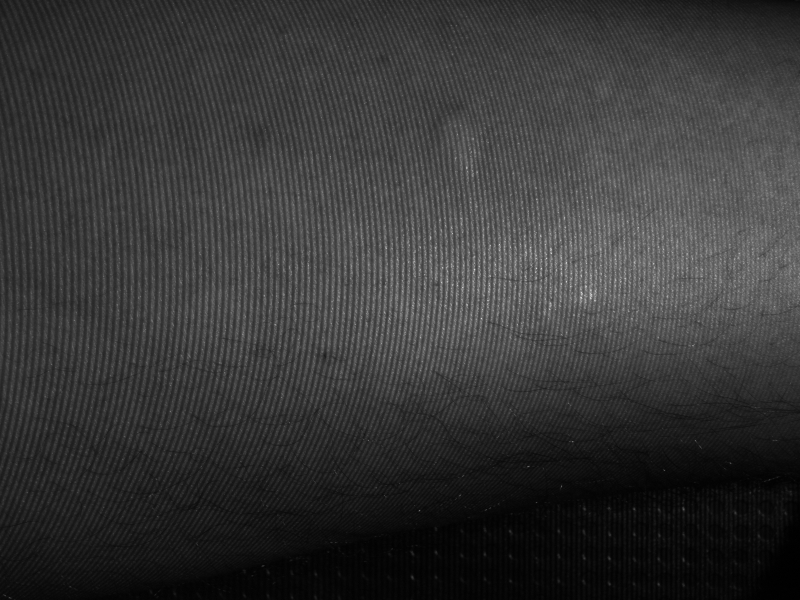
%> input picture Data/Image.bmp, 1600 x 1200 px (shown at 1/2 size)
$ octave main.m   (GNU Octave 9; MATLAB toolbox functions it lacks are replaced by stand-ins)
%> lines starting %> are read from the running program, lines starting %| are printed output that depends on the picture; in (x1, y1, x2, y2) boxes, pixels count from 0 and x2, y2 are one past the last pixel; in counts of white or black regions, pixels touching at a corner belong together; the program's own positions count from 1
### get_principal_component.m
function [cx,cy,bounding_box,area,orientation,F] = get_principal_component(I,T,D)

% % This code is part of research work done by Jesus Pineda Castro, Jackson Meza and
% Juan Dominguez. Universidad Tecnol骻ica de Bol韛ar , Cartagena, Colombia.
%--------------------------------------------------------------------------------------
% parameter description:
% --------------------------
% I ----------- input fringe image
% T ----------- segmentation threshold
% D ----------- display results? ('true'/'false')
% return : x - y coordinates
%=====================================================================================

% preprocessing

Gx=hanning(size(I,2));
Gy=hanning(size(I,1));
AA=Gy*Gx';
AA=(AA-min(AA(:)))/(max(AA(:))-min(AA(:)));

F = fft2(double(I));
Fim = fft2(double(I).*AA);
Ih = fftshift(abs(Fim));
Ih(:,end/2-5:end/2+5)=0;
In = round(1024*imnormalize(Ih));

if (D)
    figure(700), imagesc(In), colormap gray, hold on
end
[h,w] = size(In);
offset_w = round(w*0.04);
offset_h = round(h*0.04);

%  Seeds - regiongrow segmentation

seed_tl = [offset_h offset_w];
seed_tr = [offset_h w-offset_w];
seed_bl = [h-offset_h offset_w];
seed_br = [h-offset_h w-offset_w];
if(pi)
    plot(offset_w,offset_h,'sr')
    plot(w-offset_w,offset_h,'sr')
    plot(offset_w,h-offset_h,'sr')
    plot(w-offset_w,h-offset_h,'sr')
end

S = zeros(h,w);
S(seed_tl(1),seed_tl(2)) = 1;
S(seed_tr(1),seed_tr(2)) = 1;
S(seed_bl(1),seed_bl(2)) = 1;
S(seed_br(1),seed_br(2)) = 1;

mask = ~regiongrow(In,S,T);
if (D)
    figure(799), imagesc(mask),colormap gray
    figure(800), imagesc(In), hold on
end

I2 = In.*mask;
marco=regionprops(mask,I2,'BoundingBox','Area','Orientation');
talla=size(marco,1);
Areas = zeros([talla 1]); Rec=zeros([talla 4]); centroides=zeros([talla,2]);
orientation = zeros([talla 1]);
for i=1:talla
    Areas(i) = marco(i).Area;
    orientation(i) = marco(i).Orientation;
    Rec(i,:) = marco(i).BoundingBox; b = round(Rec(i,:));
    subregion = I2(b(2):b(2)+b(4),b(1):b(1)+b(3));
    [~,idx] = max(subregion(:));
    [rows_r,cols_r] = ind2sub([size(subregion,1),size(subregion,2)],idx);
    centroides(i,:) = [cols_r + b(1)-1,rows_r + b(2)-1];
    if(D)
        rectangle('Position',Rec(i,:),'EdgeColor','r')
        plot(centroides(i,1),centroides(i,2),'+b')
    end
end

Areas_analis = Areas;
for i=1:4
    [~,p] = max(Areas_analis(:));
    pos(i) = p;
    Areas_analis(p)=0;
end

[~,p]=max(centroides(pos,1));

% outputs
cx = round(centroides(pos(p),1));
cy = round(centroides(pos(p),2));
bounding_box = Rec(pos(p),:);
area = Areas(pos(p));
orientation = orientation(pos(p));

end

### imnormalize.m
function [In] = imnormalize(I)

if ~isa(I,'double')
    In = double(I);
    In = In./max(In(:));
elseif any(I(:)<0)
    I = I + abs(min(I(:)));
    In = I./max(I(:));
else
    In = I./max(I(:));
end

### regiongrow.m
function [g, NR, SI, TI] = regiongrow(f, S, T)
%REGIONGROW Perform segmentation by region growing.
%   [G, NR, SI, TI] = REGIONGROW(F, SR, T).  S can be an array (the
%   same size as F) with a 1 at the coordinates of every seed point
%   and 0s elsewhere.  S can also be a single seed value. Similarly,
%   T can be an array (the same size as F) containing a threshold
%   value for each pixel in F. T can also be a scalar, in which
%   case it becomes a global threshold.
%
%   On the output, G is the result of region growing, with each
%   region labeled by a different integer, NR is the number of
%   regions, SI is the final seed image used by the algorithm, and TI
%   is the image consisting of the pixels in F that satisfied the
%   threshold test.

%   Copyright 2002-2004 R. C. Gonzalez, R. E. Woods, & S. L. Eddins
%   Digital Image Processing Using MATLAB, Prentice-Hall, 2004
%   $Revision: 1.4 $  $Date: 2003/10/26 22:35:37 $

f = double(f);
% If S is a scalar, obtain the seed image.
if numel(S) == 1
   SI = f == S;
   S1 = S;
else
   % S is an array. Eliminate duplicate, connected seed locations
   % to reduce the number of loop executions in the following
   % sections of code.
   SI = bwmorph(S, 'shrink', Inf);
   J = find(SI);
   S1 = f(J); % Array of seed values.
end

TI = false(size(f));
for K = 1:length(S1)
   seedvalue = S1(K);
   S = abs(f - seedvalue) <= T;
   TI = TI | S;
end

% Use function imreconstruct with SI as the marker image to
% obtain the regions corresponding to each seed in S. Function
% bwlabel assigns a different integer to each connected region.
[g, NR] = bwlabel(imreconstruct(SI, TI));

### main.m
%% Read Image
I = double(imread('Data/Image.bmp'));
%> I: size 1200x1600 double; min 0, max 255, mean 54; mean of the top-left, top-right, bottom-left and bottom-right quarters 60.6, 79.7, 40.3, 35.3

%% Automatic segmentation
[cx,cy,bounding_box,area,orientation,fftspectrum] = get_principal_component(I,80,'true');
%> in get_principal_component, `Ih(:,end/2-5:end/2+5)=0;`:
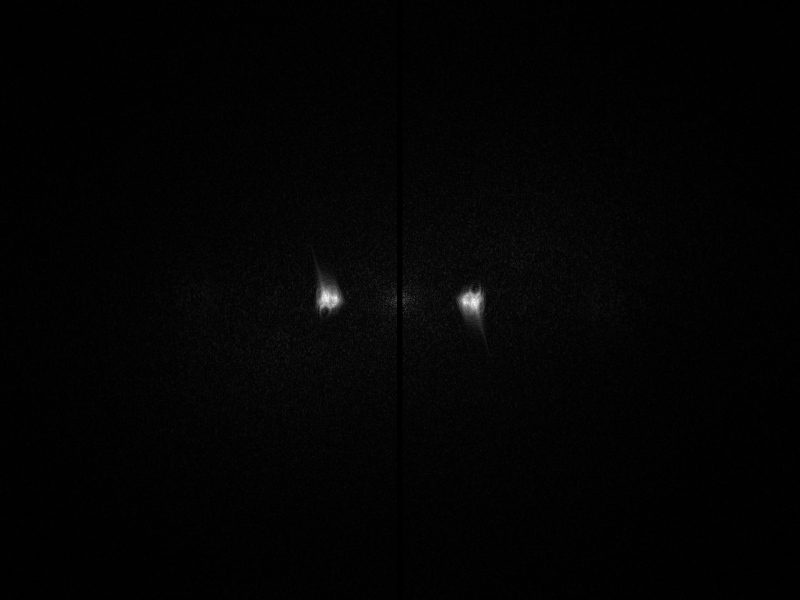
%> Ih: size 1200x1600 double (shown at 1/2 size); min 0, max 263490.3, mean 4020.3; drawn with min black and max white
%> in get_principal_component, `S(seed_tl(1),seed_tl(2)) = 1;`:
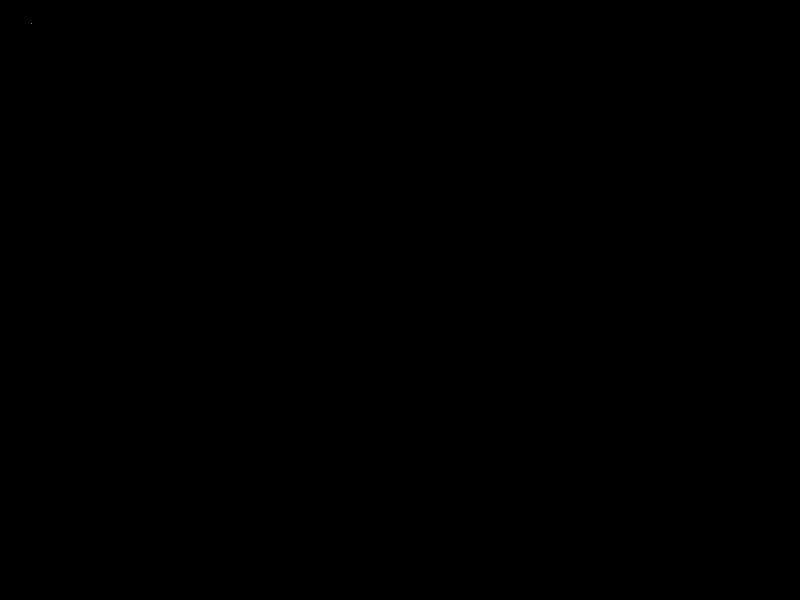
%> S: size 1200x1600 double (shown at 1/2 size); values 0 (black) and 1 (white), 0% white in thin lines or dots, all inside (x1, y1, x2, y2) = (63, 47, 64, 48)
%> in get_principal_component, `S(seed_tr(1),seed_tr(2)) = 1;`: S: size 1200x1600 double; values 0 (black) and 1 (white), 0% white in thin lines or dots, all inside (x1, y1, x2, y2) = (63, 47, 1536, 48)
%> in get_principal_component, `S(seed_bl(1),seed_bl(2)) = 1;`: S: size 1200x1600 double; values 0 (black) and 1 (white), 0% white in thin lines or dots, all inside (x1, y1, x2, y2) = (63, 47, 1536, 1152)
%> in regiongrow, `S1 = f(J);`: S1 = [5; 8; 2; 10]
%> the loop in regiongrow, `for K = 1:length(S1)` made 4 passes
%> seedvalue on passes 1 to 4: 5, 8, 2, 10
%> pass 1, in regiongrow, `S = abs(f - seedvalue) <= T;`:
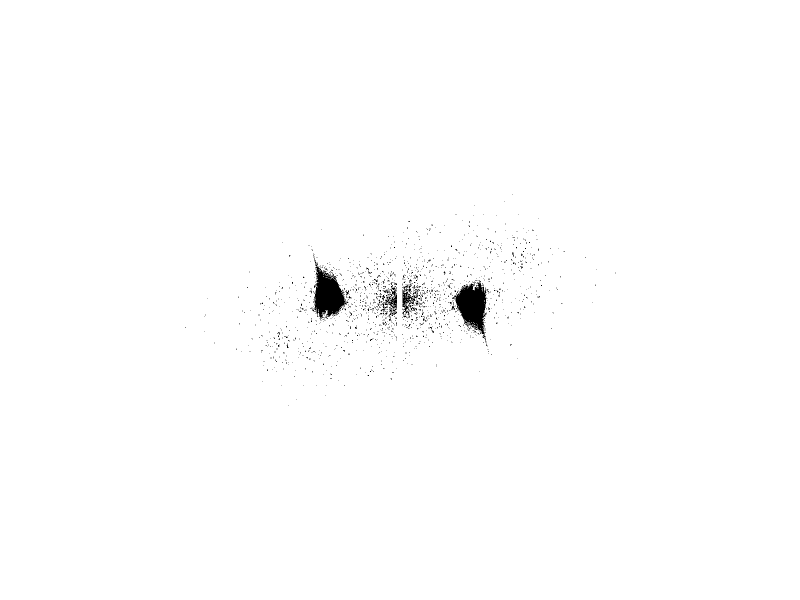
%> S: size 1200x1600 logical (shown at 1/2 size); 99.3% white; 1360 black regions (1340 under 20 px), largest, box (x1, y1, x2, y2) and area: (628, 533, 697, 639) 4145, (904, 562, 973, 668) 4145, (805, 578, 836, 631) 607
%> after the loop in regiongrow, `for K = 1:length(S1)`: TI: size 1200x1600 logical; 99.4% white; 1100 black regions (1088 under 20 px), largest, box (x1, y1, x2, y2) and area: (628, 533, 697, 637) 4048, (904, 564, 973, 668) 4048, (805, 578, 836, 631) 563
%> in regiongrow, `[g, NR] = bwlabel(imreconstruct(SI, TI));`: g: size 1200x1600 double; values 0 (black) and 1 (white), 99.3% white; 1100 black regions (1088 under 20 px), largest, box (x1, y1, x2, y2) and area: (628, 533, 697, 637) 4088, (904, 564, 973, 668) 4088, (805, 578, 836, 631) 607
%> in regiongrow, `[g, NR] = bwlabel(imreconstruct(SI, TI));`: NR = 1
%> in get_principal_component, `mask = ~regiongrow(In,S,T);`:
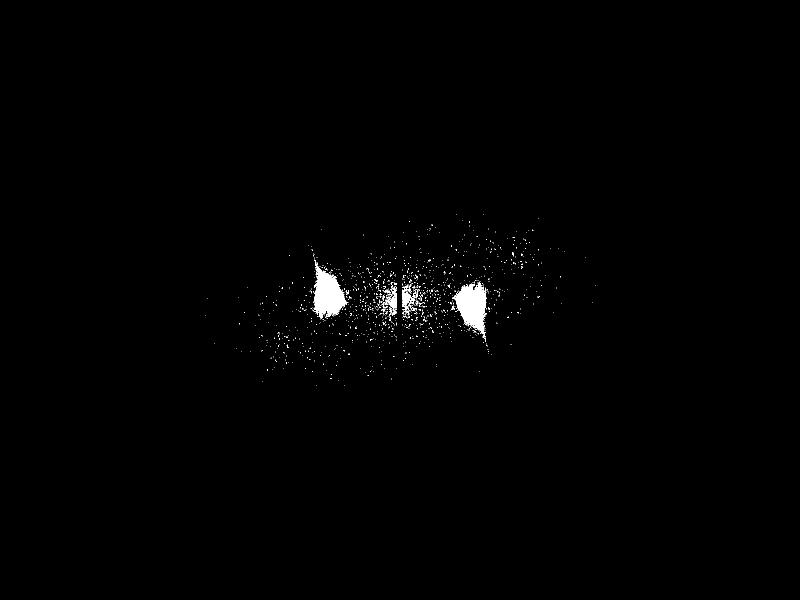
%> mask: size 1200x1600 logical (shown at 1/2 size); 0.65% white; 1100 white regions (1088 under 20 px)
%> in get_principal_component, `marco=regionprops(mask,I2,'BoundingBox','Area','Orientation');`: marco = 1100 regions; largest, box (x1, y1, x2, y2), Area and Orientation: (628, 533, 697, 637) 4088 -78.36, (904, 564, 973, 668) 4088 -78.36, (805, 578, 836, 631) 607 82.78, (765, 570, 794, 623) 526 80.88, (778, 616, 785, 633) 46 82.88
%> in get_principal_component, `talla=size(marco,1);`: talla = 1100
%> (the run ends here)
